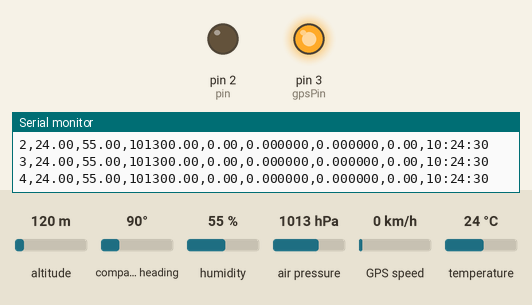
Bench run of a sketch on a simulated Arduino Nano, built with avr-gcc and run on an emulated ATmega328P. Parts: output pins drawn as LEDs (lit = HIGH), the last lines printed to the serial monitor. The inputs (shaded band) are chosen by the test bench; at power-on: altitude 120 m, air pressure 1013 hPa, compass heading 90°, humidity 55 %, GPS speed 0 km/h, temperature 24 °C. Storage starts empty; the GPS gets a fix after 3 s at 37.7749, -122.4194 with 8 satellites; the modem accepts every AT command (registered, SIM ready, sends succeed) and sends nothing else.

Above: at 1.2 s.
1.3 s: altitude set to 20 m
At 2.23 s:
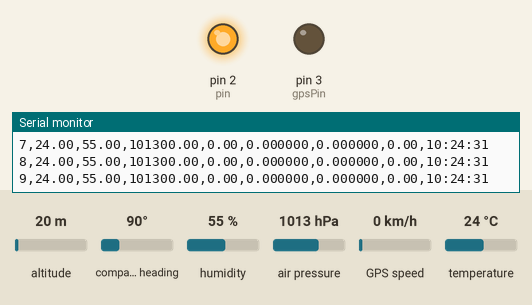
4.8 s: air pressure set to 952 hPa
At 7.02 s:
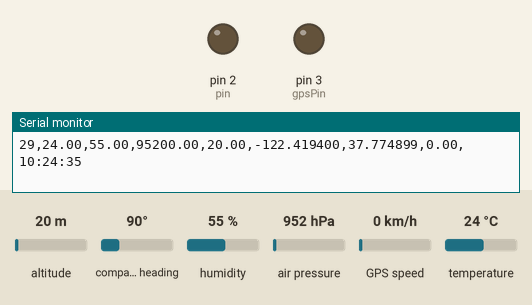
Timing chart, 0 to 14.9 s (numbered marks = the images above; inputs shaded):
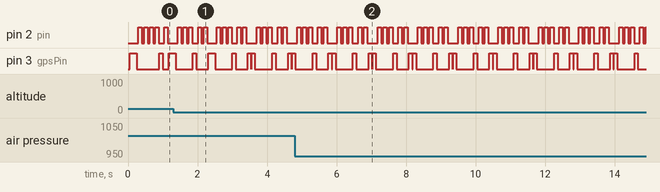

Measured:
- by itself, pin 3 (gpsPin): repeats every 1.2 s: HIGH 0.10 s, LOW 0.35 s, HIGH 0.10 s, LOW 0.01 s, HIGH 0.10 s, LOW 0.50 s
- by itself, pin 2 (pin): repeats every 1.2 s: LOW 0.06 s, HIGH 0.10 s, LOW 0.07 s, HIGH 0.10 s, LOW 0.17 s, HIGH 0.10 s, LOW 0.07 s, HIGH 0.10 s, LOW 0.30 s, HIGH 0.10 s

The sketch:

Transmitter.ino
```cpp
/**************************************************************************/
/*!
    @file     Transmitter.ino
    @author   Thomas Knepshield (POWR Rocket Capstone Project (UNCG Spring 2022))
    Some code used for data logging and GPS data collection derived from library examples.

    Code for POWR Rocket implementing the following sensors:
    1. Adafruit MPL3115A2 --- https://www.adafruit.com/product/992
    2. Adafruit SHT31 --- https://www.adafruit.com/product/2857
    3. Adafruit Ultimate GPS --- https://www.adafruit.com/product/746
    4. Adafruit MicroSD card Breakout --- https://www.adafruit.com/product/254
      4.1. I used a 32 gb SD card but any size works
    5. Reyax RYLR 890 LoRa Module --- https://www.amazon.com/gp/product/B07NB3BK5H/ref=ox_sc_saved_image_4?smid=A2M9CC26G0VWTA&psc=1
    Arduino Board Used:
    1. Arduino Nano Every --- https://store-usa.arduino.cc/products/arduino-nano-every
      1.1. Must use a board with specs similar to or greater than this board. Arduino Nano will NOT work.
    Rocket Used
    1. Estes Loadstar --> https://www.discountrocketry.com/estes-loadstar-p-1772.html
     Do not buy any electronics (other than Reyax Module) with headers. It will be hard to assemble with them.
    Other Useful Things:
    1. Wires --> https://www.amazon.com/dp/B07TX6BX47?psc=1&ref=ppx_yo2ov_dt_b_product_details
    2. Bread Boards --> https://www.amazon.com/dp/B01EV6LJ7G?psc=1&ref=ppx_yo2ov_dt_b_product_details
    3. Serial Adapter --> https://www.amazon.com/dp/B00LODGRV8?psc=1&ref=ppx_yo2ov_dt_b_product_details
    4. Soder Set (Random one found) --> https://www.amazon.com/dp/B08R3515SF/ref=cm_sw_r_tw_dp_84MB274FP0PBHQ0C8E53
    5. Wire Strippers --> https://www.amazon.com/dp/B000JNNWQ2/ref=cm_sw_r_tw_dp_FKMH2KSDEG139P8VXCN3
    6. 9v Batteries --> Anywhere
    7. 2x LED lights --> https://www.amazon.com/dp/B06XPV4CSH/ref=cm_sw_r_tw_dp_2Z13Y5QNM745NK9KX8ZM
    Pinouts:
    1. MPL3115A2
      Vin --> 5v
      GND --> GND
      SCL --> A5
      SDA --> A4
    2. SHT31
      Vin --> 5v
      GND --> GND
      SCL --> A5
      SDA --> A4
    3. Ultimate GPS
      Vin --> 5v
      GND --> GND
      RX  --> D7
      TX  --> D8
    4. MicroSD card Breakout
      5v  --> 5v
      GND --> GND
      CLK --> D13
      DO  --> D12
      DI  --> D11
      CS  --> (ChipSelect) D10
    5. LoRa Module
      VDD --> 3.3v
      GND --> GND
      RX  --> D9
      10k Ohm Resisitor D9 --> RX
      5k Ohm Resistor RX --> GND
    6. LED Lights
      1. D2 and GND for Transmission
      2. D3 and GND for GPS
    Reyax AT Commands:
    Done in the serial monitor (in tools) using a Serial Adapter. Change Baud to 115200 and "Both NL & CR".
      1. AT
      2. AT+RESET
      3. AT+ADDRESS=1 (Change this number to your favorite number. Do not use 1)
      4. AT+IPR=38400
      5. AT+PARAMETER=12,4,1,7
      6. AT (Change baud rate to 38400 before doing this. Should get +OK)
    Description
       This code uses the described sensors to collect the barometric pressure, humidity, temperature, latitude, longitude, altitude, time and speed.
       It then will concatenate the float values into strings and transmit it using LoRa. Once it transmits the data, it will also save the
       values on a micro SD card. This SD card will hold every data point. LoRa transmitter with selected parameter space will transmit data
       with a max of 4.5 - 8km without any objects in the way.
       This code will not print anything to the seial monitor other than the setup lines to verify everything is working.
       Using RX/TX pins on the Arduino Nano Every will not work so SoftwareSerial must be used for transmissions.
       First LED will blink once the code starts transmitting data.
    Tips
       If any errors pop up it could be from incorrect wiring, failed boot or broken sensors. Incorrect wiring is a very common issue.
       Also make sure you do not have any soder touching a reset pin. That will cause issues.
    v1.0 - First release
    UNCG, POWR Rocket project members, arduino and relevant parties are not responsible for any action that results in harm due to this project.
    If you do recreate this project, let me know on Twitter (@tknep3) so I can follow along with your project and keep up with improvements.
    Please send me your data so I can use it for future research.
*/
/**************************************************************************/

#include "Adafruit_SHT31.h"
#include <Adafruit_MPL3115A2.h>
#include <SPI.h>
#include <SD.h>
#include <Arduino.h>
#include <Wire.h>
#include <SoftwareSerial.h>
#include "TinyGPS++.h"


//Make sure to download the libararies in tools/manage libraries. Type in each sensor name.

#define pin 2 // Used with the LED
#define gpsPin 3 //Used with GPS

SoftwareSerial GPS(8, 7); // RX, TX
SoftwareSerial Reyax(8, 9); // RX, TX
TinyGPSPlus tinygps;

Adafruit_SHT31 sht31 = Adafruit_SHT31(); // Initialize SHT31 sensor
Adafruit_MPL3115A2 baro; // Setup the pressure for the MPL3115A2 sensor (value put in below)
const int chipSelect = 10; // port for CS with the SD card
const double currentPressure = 1013.26; //Change this to currect pressure in hPa for accurate results
int id = 0;


void setup() {
  // initialize digital pin LED_BUILTIN as an output.
  pinMode(pin, OUTPUT); // Initialize LED as output for Transmission
  pinMode(gpsPin, OUTPUT); // Initialize LED as output for GPS fix
  Serial.begin(9600); // Start the serial ports
  Reyax.begin(38400); // Start the Reyax module Software Serial port
  GPS.begin(9600); //Start the GPS module

  // Make sure all sensors are initialized, wired correctly and are operational

  Serial.println("SHT31 test"); //Test SHT31 Sensor
  if (! sht31.begin(0x44)) {   // Set to 0x45 for alternate i2c addr
    Serial.println("Couldn't find SHT31");
    while (1) delay(1);
  }

  Serial.println("Adafruit_MPL3115A2 test!"); //Test MPL3115A2 sensor

  if (!baro.begin()) {
    Serial.println("Could not find sensor. Check wiring.");
    while (1);
  }

  // use to set pressure for current location
  baro.setSeaPressure(currentPressure);

  Serial.print("Initializing SD card...");
  // see if the card is present and can be initialized:
  if (!SD.begin(chipSelect)) {
    Serial.println("Card failed, or not present");
    while (1);
  }
  Serial.println("card initialized.");

  Serial.println("Setup complete");
  //Loop will start once this is printed to Serial Monitor.

}

void loop() {

  while (GPS.available() > 0) {
    if (tinygps.encode(GPS.read())) { // Did a new valid sentence come in?
      digitalWrite(gpsPin, HIGH);   // turn the LED on signaling transmission was sent
      delay(100);
      digitalWrite(gpsPin, LOW);
    }
  }

  String pressureString = "";     // empty strings for data
  String altitudeString = "";
  String temperatureString = "";
  String humidityString = "";
  String latitudeString = "";
  String longitudeString = "";
  String speedString = "";
  String idString = "";
  String hourString = "";
  String minuteString = "";
  String secondString = "";
  String timeString = "";
  String dataString = "";

  pressureString.concat(baro.getPressure()); // Concatenate number values into Strings
  altitudeString.concat(tinygps.altitude.meters());
  temperatureString.concat(baro.getTemperature());
  humidityString.concat(sht31.readHumidity());
  latitudeString.concat(String(tinygps.location.lng(),6));
  longitudeString.concat(String(tinygps.location.lat(),6));
  speedString.concat(tinygps.speed.kmph());
  hourString.concat(tinygps.time.hour());
  minuteString.concat(tinygps.time.minute());
  secondString.concat(tinygps.time.second());

  timeString += hourString; // Create time string in XX:XX:XX format
  timeString += ":";
  timeString += minuteString;
  timeString += ":";
  timeString += secondString;

  idString = String(id++);

  dataString += idString;
  dataString += ",";
  dataString += temperatureString; //Create string for data transmission separated by ,
  dataString += ",";
  dataString += humidityString;
  dataString += ",";
  dataString += pressureString;
  dataString += ",";
  dataString += altitudeString;
  dataString += ",";
  dataString += latitudeString;
  dataString += ",";
  dataString += longitudeString;
  dataString += ",";
  dataString += speedString;
  dataString += ",";
  dataString += timeString;

  Serial.println(dataString);


  String first = "AT+SEND=0,"; // AT command for sending data to Software Serial port for Reyax module. Set this equal to the address for your reciever
  first += String(dataString.length()); //number of characters in the transmission string
  first += ",";
  first += String(dataString); //Data string to be sent
  Reyax.println(first); //Transmit data
  digitalWrite(pin, HIGH);   // turn the LED on signaling transmission was sent
  delay(100);
  digitalWrite(pin, LOW);


  // open the file
  File dataFile = SD.open("datalog.csv", FILE_WRITE); // Open file (1 can be open at a time)

  if (dataFile) { // if the file is available, write to it:
    dataFile.println(dataString); // Write data to SD card
    dataFile.close(); // Close the file
  }
  // if the file isn't open, error
  else {
    Serial.println("error opening datalog.txt"); //If you recieve this error then you are not saving data.
  }

  //Each Transmission takes 0.2 seconds + runtime each. If you want it to be faster, reduce the delays on the LED flash.
  //GPS will post data even if a fix is not met. Reccomended you wait until you recieve a fix before you use the device.
  //This code will run until the 9v battery becomes too weak to use. Data processiong will be needed.
}
```
